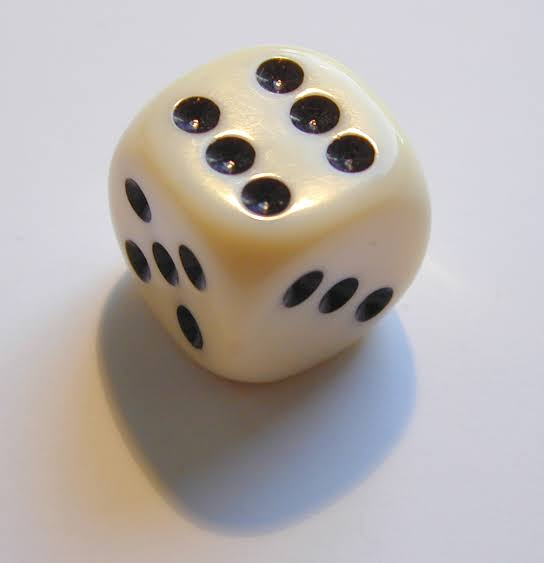
#> input picture image.png, 544 x 563 px
$ python main.py
#> lines starting #> are read from the running program, lines starting #| are printed output that depends on the picture; after the words box and inside, x2 and y2 are one past the last pixel; in counts of white or black regions, pixels touching at a corner belong together
import cv2
import numpy as np

# Load the image
img = cv2.imread('image.png')
#> img is the input picture: shape (563, 544, 3); mean B, G, R 170.7, 173.8, 180.6

# Convert the image to grayscale
gray = cv2.cvtColor(img, cv2.COLOR_BGR2GRAY)
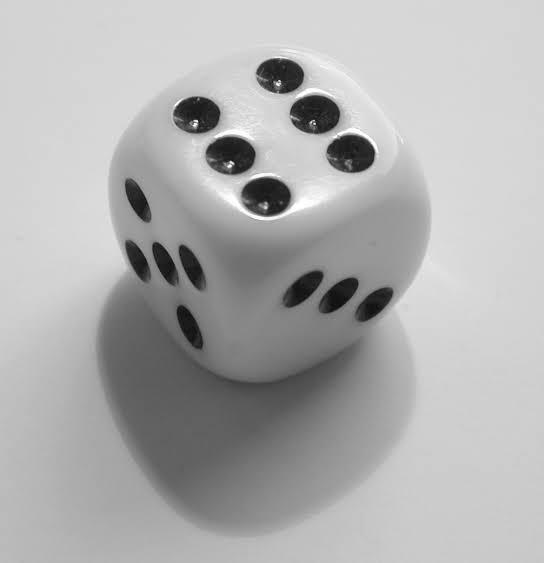
#> gray: shape (563, 544); min 9, max 255, mean 175.5

# Apply blur to the image
blur = cv2.GaussianBlur(img, (5, 5), 0)

# Detect edges in the image
edges = cv2.Canny(img, 100, 200)
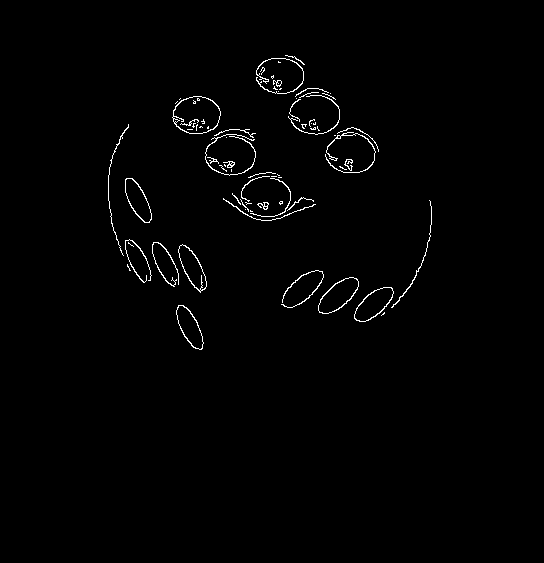
#> edges: shape (563, 544); 1.1% white in thin lines or dots, all inside (x1, y1, x2, y2) = (108, 55, 432, 350)

# Display the images
cv2.imshow('Original', img)
cv2.imshow('Grayscale', gray)
cv2.imshow('Blur', blur)
cv2.imshow('Edges', edges)

# Wait for a key press
cv2.waitKey(0)
cv2.destroyAllWindows()
